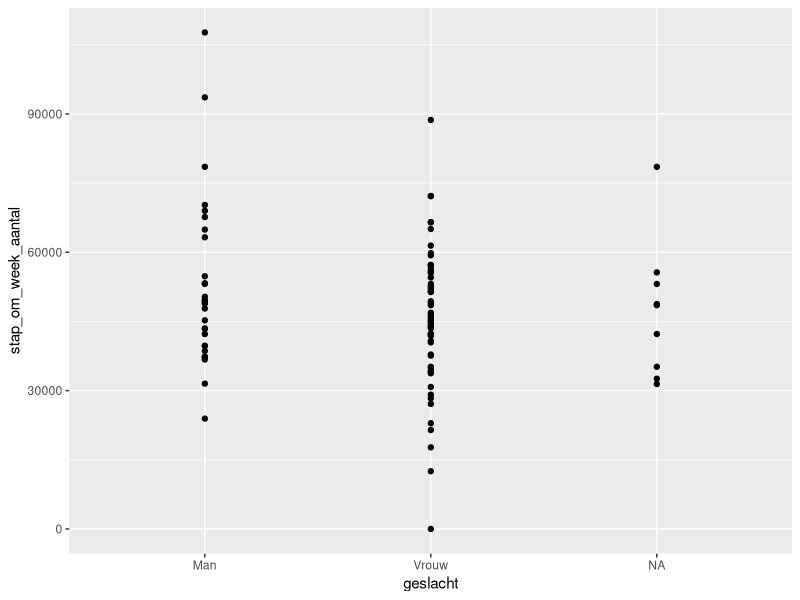
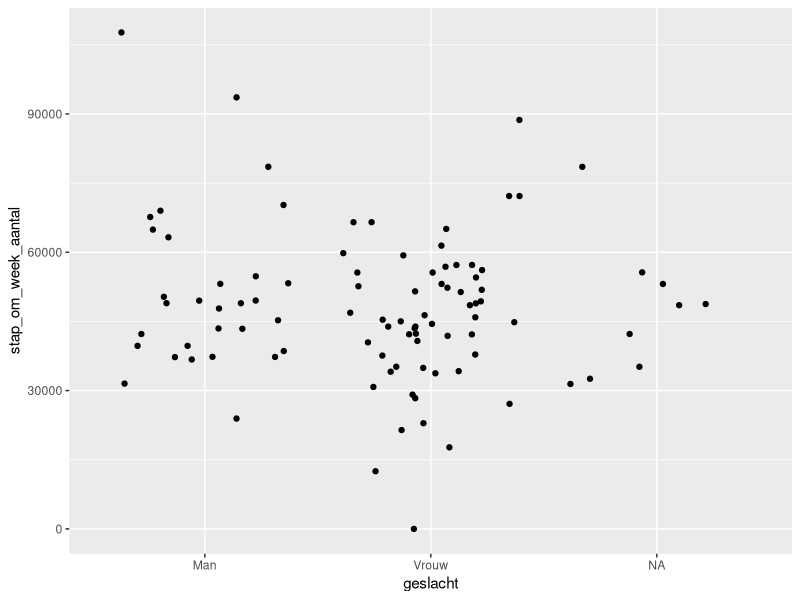
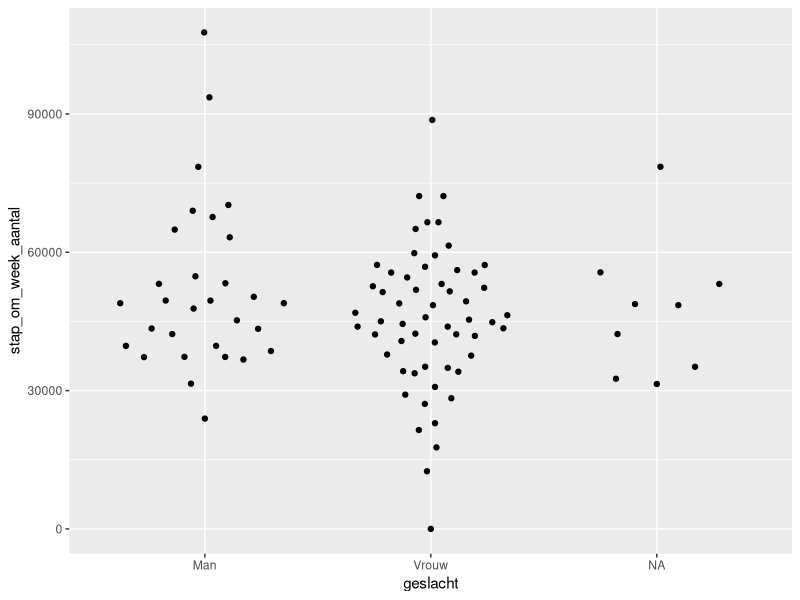
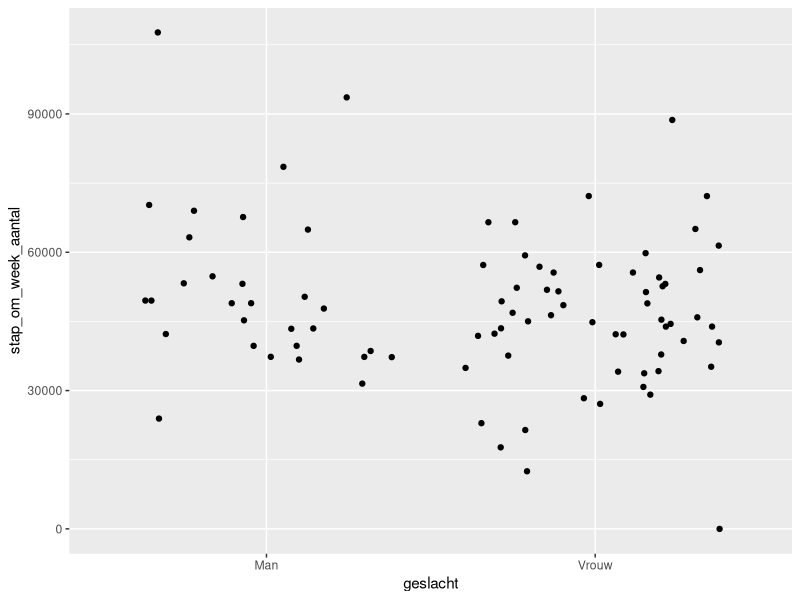
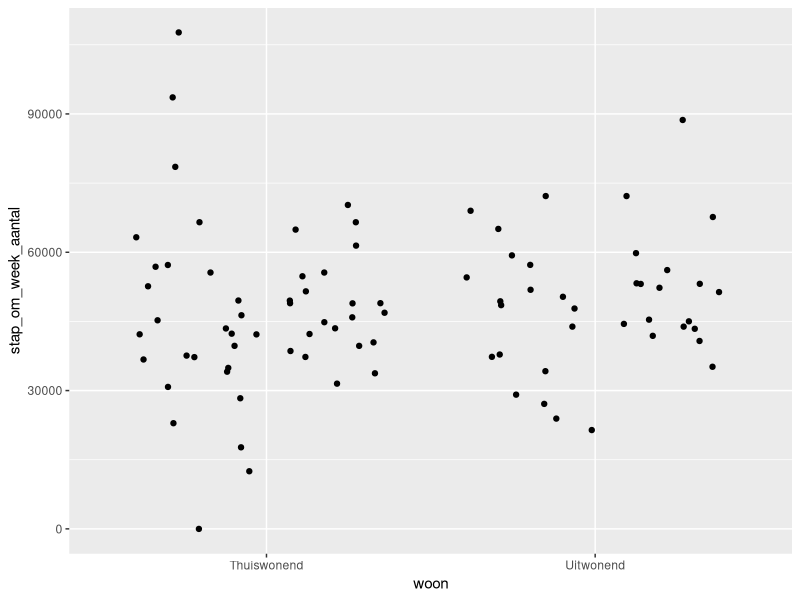
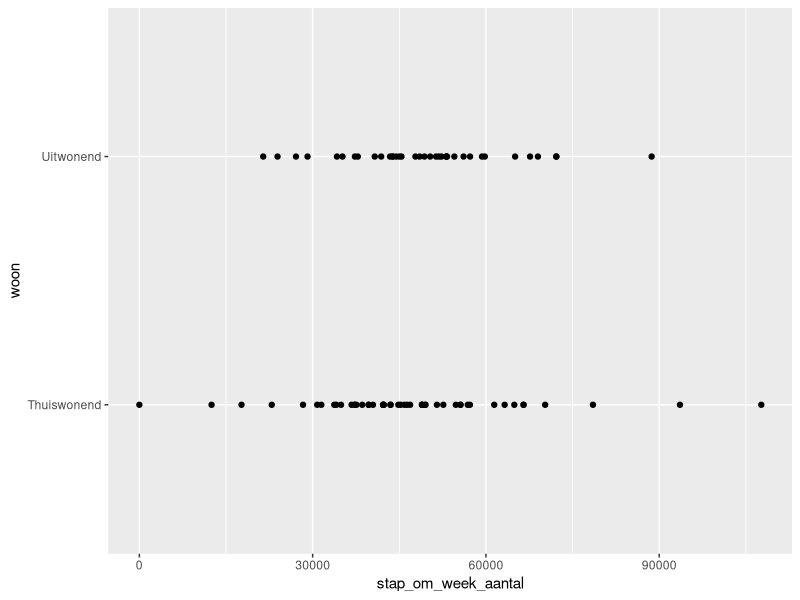
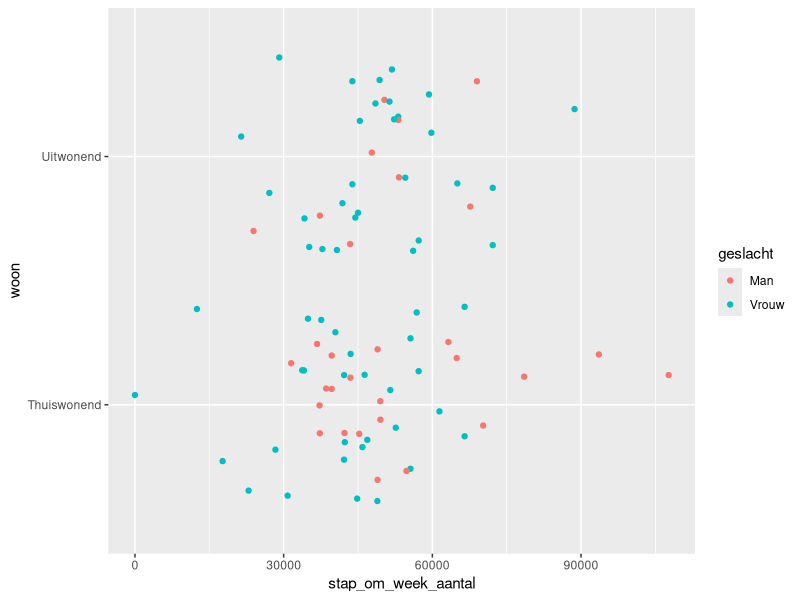
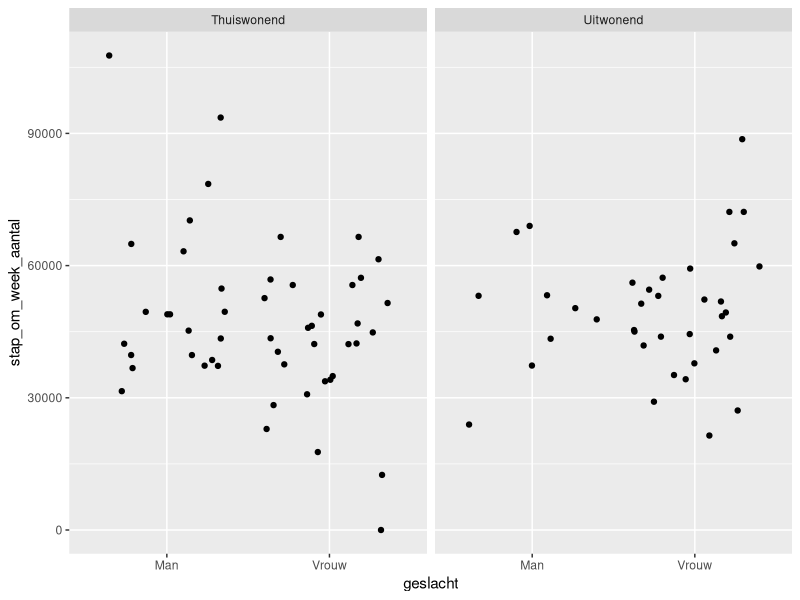

Write R code to recreate these figures, in order.
#Data analysescript Stappentelleropdracht 
#Visualisatie van de data
#Ruud Selles
#Augustus 2020


rm(list = ls()) #clear the workspace-------

#laden relevante packages----
library(tidyverse)
library(here)
library(readr)
library(ggbeeswarm)

#VIZWHIZ --------
#Opdracht 1: het plotten van ruwe data (VizWhiz 1, filmpje 1)-----

#importeren data_combined ----
data_combined <- read_csv("data/data_combined.csv")

#plotten aantal stappen per week voor mannen en vrouwen
data_combined %>% 
  ggplot(aes(x=geslacht, y = stap_om_week_aantal)) +
           geom_point()

#dezelfde plot, maar dan met Jitter
data_combined %>% 
  ggplot(aes(x=geslacht, y = stap_om_week_aantal)) +
  geom_jitter()

#dezelfde plot, maar dan met quasirandom
data_combined %>% 
  ggplot(aes(x=geslacht, y = stap_om_week_aantal)) +
  geom_quasirandom()

#Opdracht 2: gebruik van kleuren en meer (VizWhiz 1, filmpje 2) ----
data_combined %>% 
  na.omit() %>% 
  ggplot(aes(x=geslacht, y = stap_om_week_aantal)) +
  geom_jitter() 

# verdeling op uit en thuiswonenden
data_combined %>% 
  na.omit() %>% 
  ggplot(aes(x=woon, y = stap_om_week_aantal)) +
  geom_jitter() 

#coordinate fli
data_combined %>% 
  na.omit() %>% 
  ggplot(aes(x=woon, y = stap_om_week_aantal)) +
  geom_point() + 
  coord_flip()

#kleur voor mannen en vrouwen
data_combined %>% 
  na.omit() %>% 
  ggplot(aes(x=woon, y = stap_om_week_aantal, colour = geslacht)) +
  geom_jitter() + 
  coord_flip()


# Opdracht 3 Facet Wraps (vizwhiz 1, derde filmpje)---------
data_combined %>% 
  na.omit() %>% 
  ggplot(aes(x=geslacht, y = stap_om_week_aantal)) +
  geom_jitter() +
  facet_wrap( ~ woon)

#add colour
data_combined %>% 
  na.omit() %>% 
  ggplot(aes(x=geslacht, y = stap_om_week_aantal, colour = geslacht)) +
  geom_jitter() +
  facet_wrap( ~ woon)


#Opdracht Pipe the plot (vizwhiz 1, vierde filmpje)
data_combined %>% 
  na.omit() %>% 
  filter (stap_om_week_aantal > 1000) %>% 
  filter (stap_om_week_aantal < 80000) %>% 
  ggplot(aes(x=geslacht, y = stap_om_week_aantal, colour = geslacht)) +
  geom_jitter() +
  facet_wrap( ~ woon)


#vizwhiz 1, opslaan, vijfde filmpje
  ggsave("stappenMannenVrouwen.png")

#vizwhiz 3, tweede filmpje, error bars
  data_combined %>% 
    na.omit() %>% 
    group_by(geslacht) %>% 
    summarise (mean = mean(stap_om_week_aantal),
               sd = sd(stap_om_week_aantal),
               n = n(),
               stderr = sd/sqrt(n)) %>% 
    ggplot(aes(x=geslacht, y = mean)) +
    geom_col() +
    geom_errorbar(aes(x=geslacht, ymin = mean - stderr, ymax = mean+stderr))
  
  #vizwhiz 3, derde filmpje, scatter plot
  data_combined %>% 
    na.omit() %>% 
    ggplot(aes(x=stap_om_1_aantal, y = stap_om_2_aantal, color = geslacht)) +
    geom_point() + 
    geom_smooth() 
    
  #vizwhiz 4, eerste filmpje, themes
  data_combined %>% 
    na.omit() %>% 
    ggplot(aes(x=stap_om_1_aantal, y = stap_om_2_aantal)) +
    geom_point() + 
    geom_smooth() + 
    theme_classic() +
    labs(title = "relatie tussen aantal op maandag en aantal stappen op dinsdag", 
         x = 'aanstal stappen op maandag',
         y= 'aantal opstappen op dinsdag')
  
  
